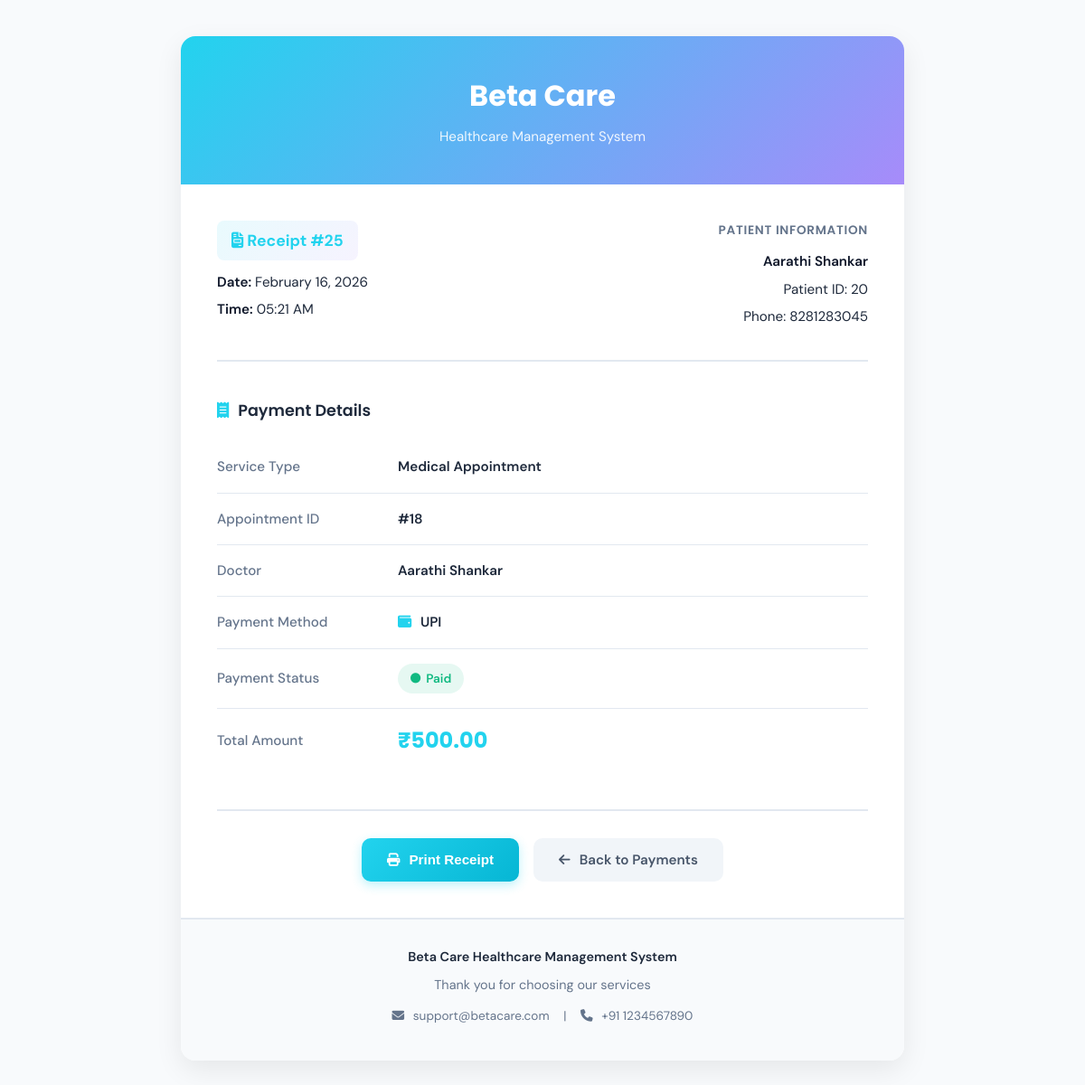
Page /dashboard/admin/payments/receipt/25/ on the committed database.
### core/models.py (models this page shows, shortened)
class Payment(models.Model):
    PAYMENT_METHODS = [
        ('UPI', 'UPI'),
        ('Card', 'Card'),
        ('Cash', 'Cash'),
        ('NetBanking', 'Net Banking'),
    ]
    PAYMENT_STATUS = [
        ('Paid', 'Paid'),
        ('Pending', 'Pending'),
        ('Failed', 'Failed'),
    ]
    patient = models.ForeignKey(
        'PatientProfile',
        on_delete=models.CASCADE,
        related_name="payments"
    )
    appointment = models.ForeignKey(
        'Appointment',
        on_delete=models.CASCADE,
        related_name="payments",
        null=True,      # ✅ IMPORTANT
        blank=True      # ✅ IMPORTANT
    )
    test_booking = models.ForeignKey(
        'TestBooking',
        on_delete=models.CASCADE,
        null=True,
        blank=True,
        related_name="payments"
    )
    amount = models.DecimalField(max_digits=10, decimal_places=2)
    payment_method = models.CharField(
        max_length=20,
        choices=PAYMENT_METHODS
    )
    payment_status = models.CharField(
        max_length=20,
        choices=PAYMENT_STATUS,
        default="Pending"
    )
    payment_date = models.DateTimeField(auto_now_add=True)
    transaction_id = models.CharField(
        max_length=100,
        blank=True,
        null=True
    )

class PatientProfile(models.Model):
    user = models.OneToOneField(User, on_delete=models.CASCADE)
    full_name = models.CharField(max_length=100)
    gender = models.CharField(max_length=10, blank=True)
    dob = models.DateField(null=True, blank=True)
    phone = models.CharField(max_length=15)
    address = models.TextField(blank=True)
    status = models.CharField(max_length=20, default="Active")

class Appointment(models.Model):
    STATUS_CHOICES = [
        ('Pending Payment', 'Pending Payment'),  # Initial status when appointment is created
        ('Scheduled', 'Scheduled'),              # After payment is completed
        ('Confirmed', 'Confirmed'),              # Doctor confirmed
        ('Completed', 'Completed'),              # Appointment finished
        ('Cancelled', 'Cancelled'),              # Appointment cancelled
        ('No Show', 'No Show'),                  # Patient didn't show up
    ]
    patient = models.ForeignKey(PatientProfile, on_delete=models.CASCADE)
    doctor = models.ForeignKey(DoctorProfile, on_delete=models.CASCADE)
    appointment_date = models.DateField()
    appointment_time = models.TimeField()
    reason = models.CharField(max_length=255)
    status = models.CharField(
        max_length=20,
        choices=STATUS_CHOICES,
        default="Pending Payment"  # Changed default
    )
    created_at = models.DateTimeField(auto_now_add=True)

class DoctorProfile(models.Model):
    user = models.OneToOneField(User, on_delete=models.CASCADE)
    department = models.CharField(max_length=100)
    specialization = models.CharField(max_length=100)
    license_number = models.CharField(max_length=50, blank=True, default="")
    experience = models.PositiveIntegerField(default=0, help_text="Years of experience")
    consultation_fee = models.DecimalField(
    max_digits=8,
    decimal_places=2,
    default=0.00,  # default value for new and existing rows
    help_text="Fee in INR"
)
    phone = models.CharField(max_length=15)
    bio = models.TextField(blank=True)
    status = models.CharField(max_length=20, default="Active")

### core/views.py (the view)
# urls.py: path('dashboard/admin/payments/receipt/<int:payment_id>/', views.admin_payment_receipt, name='admin_payment_receipt'),
def admin_payment_receipt(request, payment_id):
    payment = get_object_or_404(Payment, id=payment_id)
    return render(request, 'core/dashboard/admin_payment_receipt.html', {
        'payment': payment
    })

### core/templates/core/dashboard/admin_payment_receipt.html (shortened to what this page needs)
{% load static %}
<!DOCTYPE html>
<html lang="en">
<head>
    <link href="https://cdnjs.cloudflare.com/ajax/libs/font-awesome/6.5.0/css/all.min.css" rel="stylesheet">
</head>
<body>
    <div class="receipt-container">
        <div class="receipt-header">
            <h1>Beta Care</h1>
            <p>Healthcare Management System</p>
        </div>
        <div class="receipt-body">
            <div class="receipt-info">
                <div class="info-section">
                    <div class="receipt-number">
                        <i class="fa-solid fa-file-invoice"></i>
                        Receipt #{{ payment.id }}
                    </div>
                    <p><strong>Date:</strong> {{ payment.payment_date|date:"F d, Y" }}</p>
                    <p><strong>Time:</strong> {{ payment.payment_date|date:"h:i A" }}</p>
                </div>
                <div class="info-section" style="text-align: right;">
                    <h3>Patient Information</h3>
                    <p><strong>{{ payment.patient.full_name }}</strong></p>
                    <p>Patient ID: {{ payment.patient.id }}</p>
                    {% if payment.patient.phone %}
                    <p>Phone: {{ payment.patient.phone }}</p>
                    {% endif %}
                </div>
            </div>
            <div class="payment-details">
                <h3>
                    <i class="fa-solid fa-receipt"></i>
                    Payment Details
                </h3>
                <table class="details-table">
                    <tr>
                        <td>Service Type</td>
                        <td>Medical Appointment</td>
                    </tr>
                    <tr>
                        <td>Appointment ID</td>
                        <td>#{{ payment.appointment.id }}</td>
                    </tr>
                    {% if payment.appointment.doctor %}
                    <tr>
                        <td>Doctor</td>
                        <td>{{ payment.appointment.doctor.user.get_full_name }}</td>
                    </tr>
                    {% endif %}
                    <tr>
                        <td>Payment Method</td>
                        <td>
                            <i class="fa-solid fa-{% if payment.payment_method == 'Cash' %}money-bill{% elif payment.payment_method == 'Card' %}credit-card{% else %}wallet{% endif %}" style="color: #22d3ee; margin-right: 6px;"></i>
                            {{ payment.payment_method }}
                        </td>
                    </tr>
                    <tr>
                        <td>Payment Status</td>
                        <td>
                            <span class="status-badge {% if payment.payment_status == 'Paid' %}status-paid{% else %}status-pending{% endif %}">
                                <i class="fa-solid fa-circle"></i>
                                {{ payment.payment_status }}
                            </span>
                        </td>
                    </tr>
                    <tr class="amount-row">
                        <td>Total Amount</td>
                        <td>₹{{ payment.amount }}</td>
                    </tr>
                </table>
            </div>
            <div class="action-buttons">
                <button class="btn btn-print" onclick="window.print()">
                    <i class="fa-solid fa-print"></i>
                    Print Receipt
                </button>
                <a href="{% url 'admin_payments' %}" class="btn btn-back">
                    <i class="fa-solid fa-arrow-left"></i>
                    Back to Payments
                </a>
            </div>
        </div>
        <div class="receipt-footer">
            <p class="company-info">Beta Care Healthcare Management System</p>
            <p>Thank you for choosing our services</p>
            <p style="font-size: 0.85rem; margin-top: 12px;">
                <i class="fa-solid fa-envelope" style="margin-right: 6px;"></i>
                support@betacare.com
                <span style="margin: 0 12px;">|</span>
                <i class="fa-solid fa-phone" style="margin-right: 6px;"></i>
                +91 1234567890
            </p>
        </div>
    </div>
</body>
</html>

### core/templates/core/dashboard/admin_payment_receipt.html (style rules this page uses)
* { margin: 0; padding: 0; box-sizing: border-box; }
body { font-family: 'DM Sans', -apple-system, BlinkMacSystemFont, sans-serif; background: #f8fafc; padding: 40px 20px; line-height: 1.6; }
.receipt-container { max-width: 800px; margin: 0 auto; background: #ffffff; border-radius: 16px; box-shadow: 0 10px 30px rgba(0, 0, 0, 0.08); overflow: hidden; }
.receipt-header { background: linear-gradient(135deg, #22d3ee, #a78bfa); padding: 40px; color: white; text-align: center; }
.receipt-header h1 { font-family: 'Poppins', sans-serif; font-size: 2rem; font-weight: 700; margin-bottom: 8px; }
.receipt-header p { font-size: 0.95rem; opacity: 0.9; }
.receipt-body { padding: 40px; }
.receipt-info { display: flex; justify-content: space-between; margin-bottom: 40px; padding-bottom: 30px; border-bottom: 2px solid #e2e8f0; }
.info-section h3 { font-family: 'Poppins', sans-serif; font-size: 0.85rem; font-weight: 600; color: #64748b; text-transform: uppercase; letter-spacing: 0.05em; margin-bottom: 12px; }
.info-section p { font-size: 0.95rem; color: #1e293b; margin-bottom: 6px; }
.info-section strong { font-weight: 600; color: #0f172a; }
.receipt-number { display: inline-block; background: linear-gradient(135deg, rgba(34, 211, 238, 0.1), rgba(167, 139, 250, 0.1)); color: #22d3ee; padding: 8px 16px; border-radius: 8px; font-weight: 700; font-size: 1.1rem; margin-bottom: 12px; }
.payment-details { margin-bottom: 40px; }
.payment-details h3 { font-family: 'Poppins', sans-serif; font-size: 1.1rem; font-weight: 600; color: #1e293b; margin-bottom: 20px; display: flex; align-items: center; gap: 10px; }
.payment-details h3 i { color: #22d3ee; }
.details-table { width: 100%; border-collapse: collapse; }
.details-table tr { border-bottom: 1px solid #e2e8f0; }
.details-table tr:last-child { border-bottom: none; }
.details-table td { padding: 16px 0; font-size: 0.95rem; }
.details-table td:first-child { color: #64748b; font-weight: 500; width: 200px; }
.details-table td:last-child { color: #1e293b; font-weight: 600; }
.status-badge { display: inline-flex; align-items: center; gap: 6px; padding: 6px 14px; border-radius: 20px; font-size: 0.85rem; font-weight: 600; }
.status-paid { background: rgba(16, 185, 129, 0.1); color: #10b981; }
.status-badge i { font-size: 0.7rem; }
.amount-row td:last-child { font-size: 1.5rem; font-family: 'Poppins', sans-serif; font-weight: 700; color: #22d3ee; }
.receipt-footer { background: #f8fafc; padding: 30px 40px; border-top: 2px solid #e2e8f0; text-align: center; }
.receipt-footer p { color: #64748b; font-size: 0.9rem; margin-bottom: 8px; }
.receipt-footer .company-info { font-weight: 600; color: #1e293b; }
.action-buttons { display: flex; justify-content: center; gap: 16px; margin-top: 40px; padding-top: 30px; border-top: 2px solid #e2e8f0; }
.btn { display: inline-flex; align-items: center; gap: 10px; padding: 12px 28px; border: none; border-radius: 10px; font-weight: 600; font-size: 0.95rem; cursor: pointer; transition: all 0.2s ease; text-decoration: none; }
.btn-print { background: linear-gradient(135deg, #22d3ee, #06b6d4); color: white; box-shadow: 0 4px 12px rgba(34, 211, 238, 0.3); }
.btn-back { background: #f1f5f9; color: #475569; }
.btn i { font-size: 0.9rem; }

### rows in the picture
Payment: id "25", payment_date "February 16, 2026", payment_date "05:21 AM", patient.full_name "Aarathi Shankar", patient.id "20", patient.phone "8281283045", appointment.id "18", appointment.doctor.user.get_full_name "Aarathi Shankar", payment_method "UPI", payment_status "Paid", amount "500.00"
